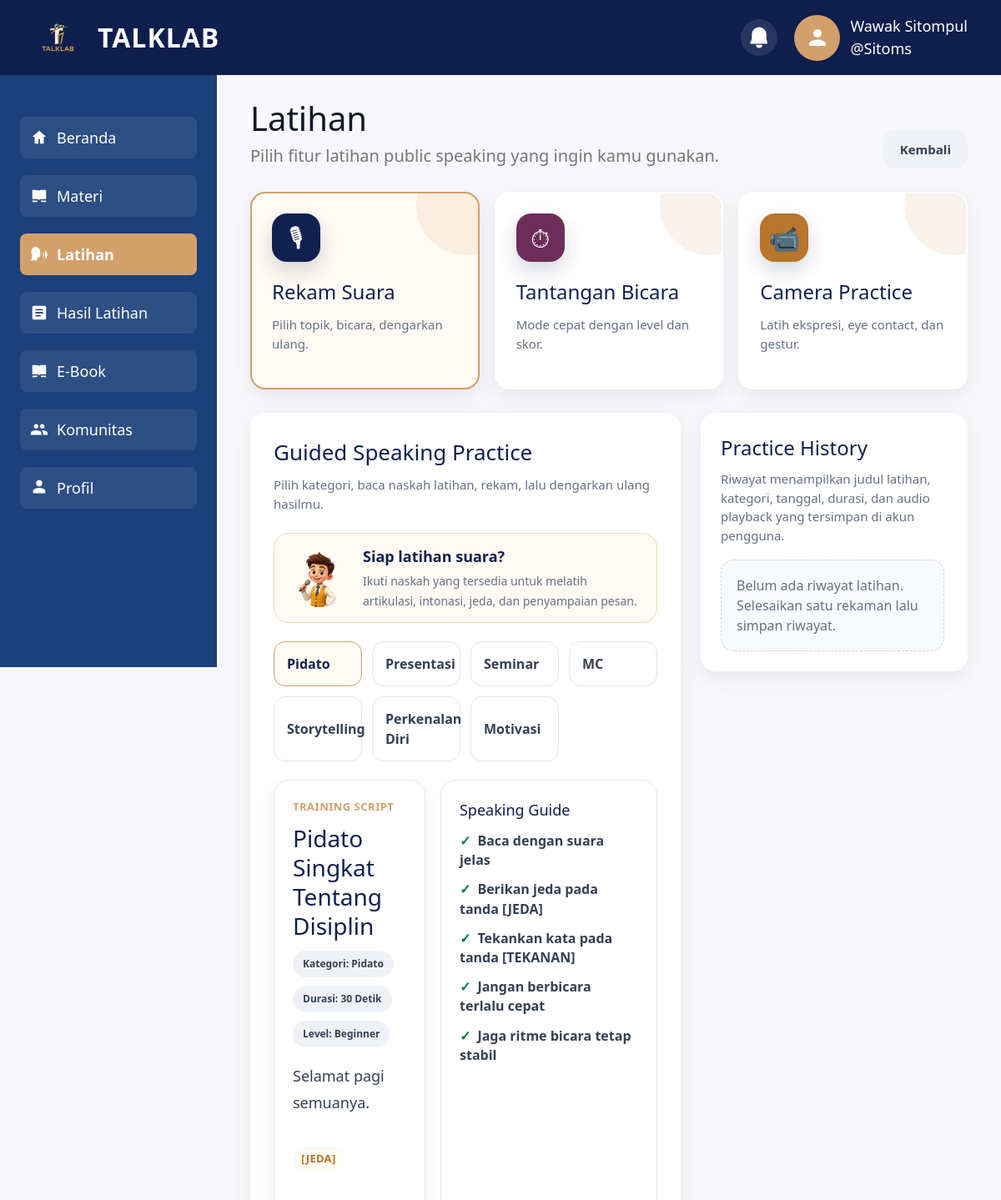
Before: /Latihan.php (signed in, upper part) with the older database file.
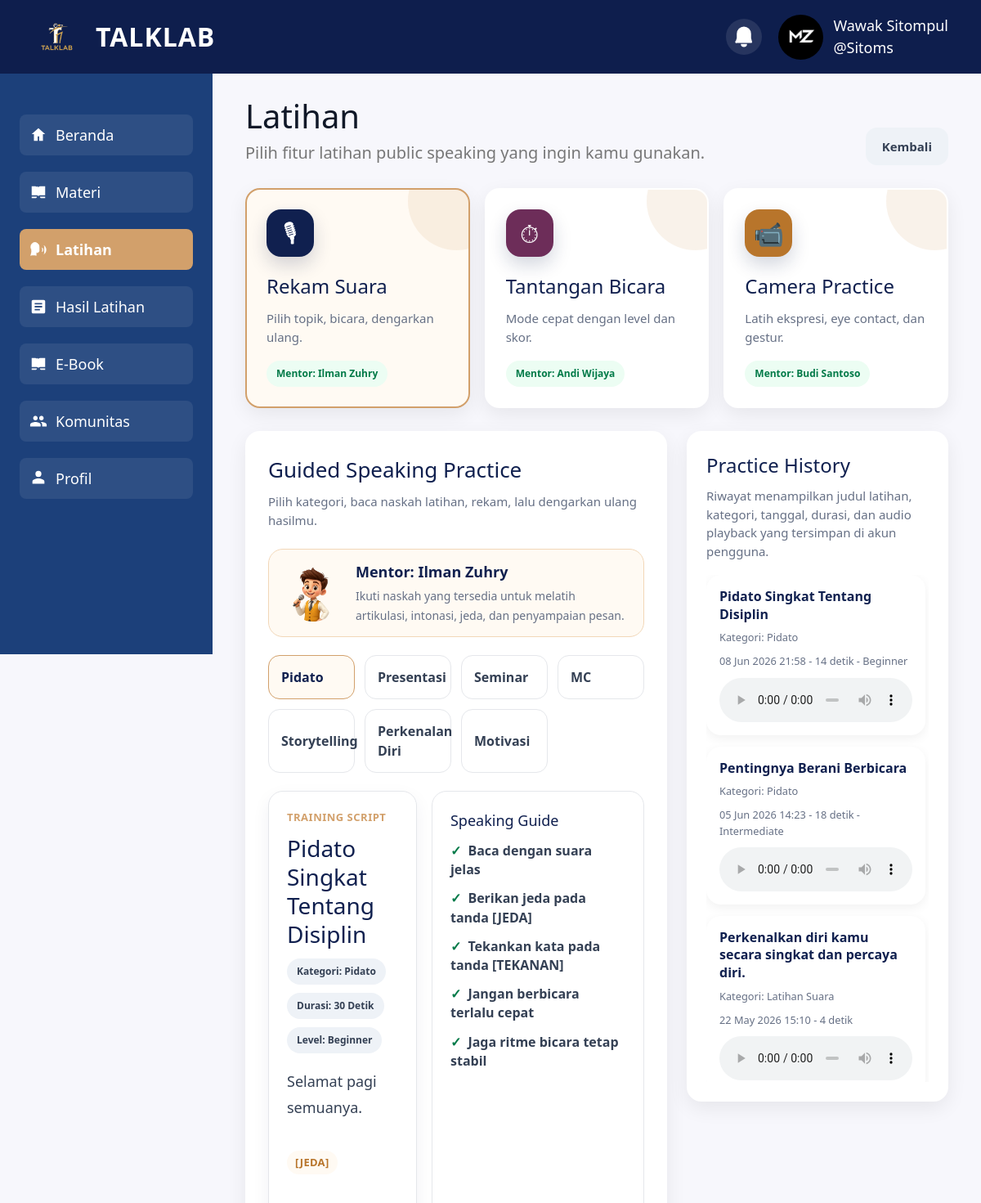
After: the same page with the newer database file.
### tables this page shows
CREATE TABLE `mentor_accounts` (
  `id` int(10) UNSIGNED NOT NULL,
  `name` varchar(120) NOT NULL,
  `username` varchar(60) NOT NULL,
  `password_hash` varchar(255) NOT NULL,
  `specialty` varchar(30) NOT NULL DEFAULT 'voice',
  `created_at` datetime NOT NULL DEFAULT current_timestamp()
);

CREATE TABLE `practice_history` (
  `id` int(10) UNSIGNED NOT NULL,
  `user_id` varchar(6) NOT NULL,
  `topic` varchar(255) NOT NULL,
  `script_title` varchar(255) DEFAULT NULL,
  `category` varchar(60) DEFAULT NULL,
  `level_name` varchar(30) DEFAULT NULL,
  `duration_seconds` int(10) UNSIGNED NOT NULL,
  `audio_path` varchar(255) NOT NULL,
  `created_at` datetime NOT NULL DEFAULT current_timestamp()
);

### Latihan.php (the view, shortened to what the changed rows need)
<?php
require_once 'core.php';
$app = new manz();
$app->ensureSession();
$currentUser = $app->getCurrentUser();
$practiceHistory = $currentUser ? $app->getPracticeHistory($currentUser['Id_User']) : [];
$mentorInfo = $app->getMentorInfoForFeatures();
?>
<!DOCTYPE html>
<html lang="id">
<head>
  <script src="https://cdn.tailwindcss.com"></script>
</head>
<body>
  <?php include 'includes/header.php'; ?>
  <main>
    <section class="page-head">
      <div>
        <h1>Latihan</h1>
      </div>
    </section>
    <section class="feature-grid" aria-label="Pilihan fitur latihan">
      <button class="feature-card active" type="button" data-feature="voice">
        <div class="feature-icon">🎙</div>
        <h2>Rekam Suara</h2>
        <p>Pilih topik, bicara, dengarkan ulang.</p>
        <?php if ($mentorInfo['voice']): ?>
          <span class="badge badge-ready">Mentor: <?= htmlspecialchars($mentorInfo['voice']['name']) ?></span>
        <?php endif; ?>
      </button>
      <button class="feature-card" type="button" data-feature="challenge">
        <div class="feature-icon">⏱</div>
        <h2>Tantangan Bicara</h2>
        <p>Mode cepat dengan level dan skor.</p>
        <?php if ($mentorInfo['challenge']): ?>
          <span class="badge badge-ready">Mentor: <?= htmlspecialchars($mentorInfo['challenge']['name']) ?></span>
        <?php endif; ?>
      </button>
      <button class="feature-card" type="button" data-feature="ai">
        <div class="feature-icon">📹</div>
        <h2>Camera Practice</h2>
        <p>Latih ekspresi, eye contact, dan gestur.</p>
        <?php if ($mentorInfo['camera']): ?>
          <span class="badge badge-ready">Mentor: <?= htmlspecialchars($mentorInfo['camera']['name']) ?></span>
        <?php endif; ?>
      </button>
    </section>
    <section class="workspace feature-section active" id="voiceSection">
      <div class="panel">
        <div class="panel-title">
          <div>
            <h2>Guided Speaking Practice</h2>
          </div>
        </div>
        <div class="coach-strip">
          <div>
            <strong><?= $mentorInfo['voice'] ? 'Mentor: ' . htmlspecialchars($mentorInfo['voice']['name']) : 'Siap latihan suara?' ?></strong>
            <span>Ikuti naskah yang tersedia untuk melatih artikulasi, intonasi, jeda, dan penyampaian pesan.</span>
          </div>
        </div>
        <div class="category-grid" aria-label="Kategori latihan speaking">
          <?php foreach ($practiceScripts as $index => $group): ?>
            <button class="category-btn <?= $index === 0 ? 'active' : '' ?>" type="button" data-category="<?= htmlspecialchars($group['category']) ?>">
              <?= htmlspecialchars($group['category']) ?>
            </button>
          <?php endforeach; ?>
        </div>
      </div>
      <aside class="panel history-panel">
        <h2>Practice History</h2>
        <div class="history-list" id="historyList">
          <?php if (!$currentUser): ?>
            <div class="empty-state">Silakan login terlebih dahulu agar hasil latihan bisa disimpan ke akun.</div>
          <?php elseif (empty($practiceHistory)): ?>
            <div class="empty-state">Belum ada riwayat latihan. Selesaikan satu rekaman lalu simpan riwayat.</div>
          <?php else: ?>
            <?php foreach ($practiceHistory as $item): ?>
              <div class="history-card">
                <strong><?= htmlspecialchars($item['script_title'] ?? $item['topic']) ?></strong>
                <small>Kategori: <?= htmlspecialchars($item['category'] ?? 'Latihan Suara') ?></small>
                <small><?= htmlspecialchars(date('d M Y H:i', strtotime($item['created_at']))) ?> - <?= (int) $item['duration_seconds'] ?> detik<?= !empty($item['level_name']) ? ' - ' . htmlspecialchars($item['level_name']) : '' ?></small>
                <audio controls src="<?= htmlspecialchars($item['audio_path']) ?>"></audio>
              </div>
            <?php endforeach; ?>
          <?php endif; ?>
        </div>
      </aside>
    </section>
  </main>
</body>
</html>

### includes/header.php (shortened to what the changed rows need)
<?php
require_once __DIR__ . '/../core.php';
$app = new manz();
$app->ensureSession();
?>
<header class="header">
    <div class="user-area">
        <?php if ($app->isLoggedIn()):
            $displayName = $app->getDisplayName();
            $displayUsername = $app->getDisplayUsername();
            $displayFoto = $app->getDisplayFoto();
        ?>
            <div class="profile-menu-wrap">
                <button type="button" class="profile-menu-toggle" data-profile-menu-toggle aria-expanded="false" aria-haspopup="true">
                    <?php if (!empty($displayFoto)): ?>
                        <img src="<?= $displayFoto ?>" class="avatar" alt="Foto profil">
                    <?php else: ?>
                        <div class="avatar" style="background:#d2a06b;display:flex;align-items:center;justify-content:center;">
                            <svg viewBox="0 0 24 24" width="30" height="30"><path fill="white" d="M12 12c2.21 0 4-1.79 4-4s-1.79-4-4-4-4 1.79-4 4 1.79 4 4 4zm0 2c-2.67 0-8 1.34-8 4v2h16v-2c0-2.66-5.33-4-8-4z"/></svg>
                        </div>
                    <?php endif; ?>
                    <div class="user-info">
                        <div class="name"><?= $displayName ?></div>
                        <div class="username">@<?= $displayUsername ?></div>
                    </div>
                </button>
            </div>
        <?php endif; ?>
    </div>
</header>

Changed rows visible on the page:
added mentor_accounts: name "Ilman Zuhry"
added mentor_accounts: name "Andi Wijaya"
added mentor_accounts: name "Budi Santoso"
added practice_history: script_title "Pidato Singkat Tentang Disiplin", category "Pidato", created_at "08 Jun 2026 21:58", duration_seconds "14", level_name "Beginner"
now on this page (row edited): practice_history: script_title "Pentingnya Berani Berbicara", category "Pidato", created_at "05 Jun 2026 14:23", duration_seconds "18", level_name "Intermediate"
now on this page (row edited): practice_history: script_title "Perkenalkan diri kamu secara singkat dan percaya diri.", category "Latihan Suara", created_at "22 May 2026 15:10", duration_seconds "4"
Other visible differences:
text no longer shown: "Siap latihan suara? Belum ada riwayat latihan. Selesaikan satu rekaman lalu simpan riwayat."
text now shown: "Mentor: Mentor: Mentor: Mentor:"
